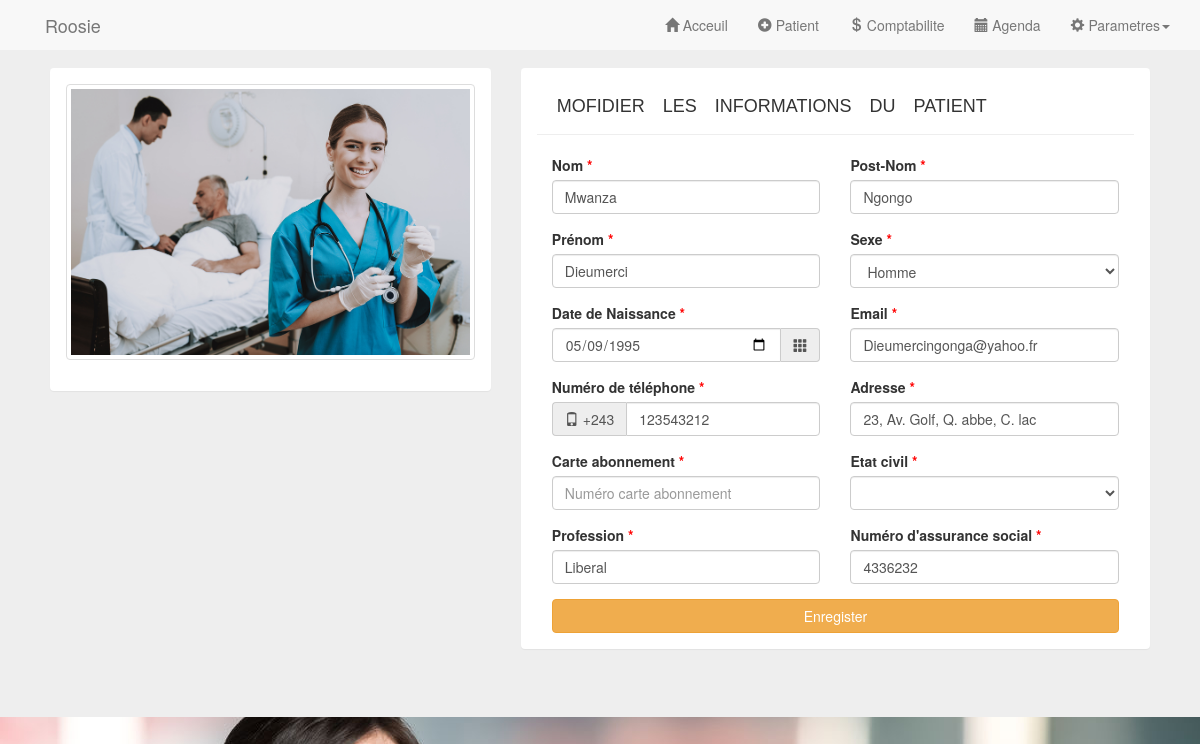
The app's page /controller/patient/update-patient.php?id=000000002 (signed in) with its own data.
### tables this page shows
CREATE TABLE IF NOT EXISTS `tb_patient` (
  `id` int(9) UNSIGNED ZEROFILL NOT NULL AUTO_INCREMENT,
  `nom` varchar(70) NOT NULL,
  `postNom` varchar(75) NOT NULL,
  `prenom` varchar(65) NOT NULL,
  `email` varchar(150) NOT NULL,
  `sexe` varchar(9) NOT NULL,
  `dateNaissance` date NOT NULL,
  `numTel` int(14) NOT NULL,
  `adresse` varchar(255) DEFAULT NULL,
  `profession` varchar(60) NOT NULL,
  `statutMatrimonial` varchar(35) DEFAULT NULL,
  `numAssurance` int(11) NOT NULL,
  PRIMARY KEY (`id`),
  UNIQUE KEY `email` (`email`),
  UNIQUE KEY `num_tel` (`numTel`)
);

### model/bd/PDO2.class.php (called while the page is built, shortened)
<?php
	class PDO2 extends PDO
	{
		private static $_instance;
		public static function getInstance()
		{
			if(!isset(self::$_instance))
			{
				try{
					self::$_instance = new PDO(SQL_DSN, SQL_USERNAME, SQL_PASSWORD);
					self::$_instance->setAttribute(PDO::ATTR_ERRMODE, PDO::ERRMODE_EXCEPTION);
				}catch(Exception $e){
					die("Erreur : " .$e->getMessage());
				}
			}
			return self::$_instance;
		}
	}
?>

### model/manager/PatientManager.class.php (called while the page is built, shortened)
<?php
	class PatientManager
	{
		private $_bd;
		public function __construct($bd)
		{
			$this->_bd = $bd;
		}
		public function find($id)
		{
			$id = (int) $id;
			$q = $this->_bd->query('SELECT * FROM tb_patient WHERE id = '. $id) or die(print_r($this->$_bd->errorInfo()));
			if (($q->rowCount()) > 0)
			{
				$donnees = $q->fetch(PDO::FETCH_ASSOC);
				return new Patient($donnees);
			}
		}
	}
?>

### model/repositories/Personne.class.php (called while the page is built, shortened)
<?php
	abstract class Personne
	{
		protected $_nom;
		protected $_postNom;
		protected $_prenom;
		protected $_sexe;
		protected $_dateNaissance;
		protected $_numTel;
		protected $_adresse;
		protected $_email;
		protected $_statutMatrimonial;
		protected $_profession;
		protected $_numAssurance;
		public function hydrate(array $donnees)
		{
			foreach ($donnees as $key => $value)
			{
				$method = 'set'.ucfirst($key);
			}
		}
	    public function setId($_id)
	    {
	        return $this;
	    }
	    public function getNom()
	    {
	        return $this->_nom;
	    }
	    public function setNom($_nom)
	    {
	        $this->_nom = $_nom;
	        return $this;
	    }
	    public function getPostNom()
	    {
	        return $this->_postNom;
	    }
	    public function setPostNom($_postNom)
	    {
	        $this->_postNom = $_postNom;
	        return $this;
	    }
	    public function getPrenom()
	    {
	        return $this->_prenom;
	    }
	    public function setPrenom($_prenom)
	    {
	        $this->_prenom = $_prenom;
	        return $this;
	    }
	    public function getSexe()
	    {
	        return $this->_sexe;
	    }
	    public function setSexe($_sexe)
	    {
	        $this->_sexe = $_sexe;
	        return $this;
	    }
	    public function getDateNaissance()
	    {
	        return $this->_dateNaissance;
	    }
	    public function setDateNaissance($_dateNaissance)
	    {
	        $this->_dateNaissance = $_dateNaissance;
	        return $this;
	    }
	    public function getNumTel()
	    {
	        return $this->_numTel;
	    }
	    public function setNumTel($_numTel)
	    {
	        $this->_numTel = $_numTel;
	        return $this;
	    }
	    public function getAdresse()
	    {
	        return $this->_adresse;
	    }
	    public function setAdresse($_adresse)
	    {
	        $this->_adresse = $_adresse;
	        return $this;
	    }
	    public function getEmail()
	    {
	        return $this->_email;
	    }
	    public function setEmail($_email)
	    {
	        $this->_email = $_email;
	        return $this;
	    }
	    public function getStatutMatrimonial()
	    {
	        return $this->_statutMatrimonial;
	    }
	    public function setStatutMatrimonial($_statutMatrimonial)
	    {
	        $this->_statutMatrimonial = $_statutMatrimonial;
	        return $this;
	    }
	    public function getProfession()
	    {
	        return $this->_profession;
	    }
	    public function setProfession($_profession)
	    {
	        $this->_profession = $_profession;
	        return $this;
	    }
	    public function getNumAssurance()
	    {
	        return $this->_numAssurance;
	    }
	    public function setNumAssurance($_numAssurance)
	    {
	        $this->_numAssurance = $_numAssurance;
	        return $this;
	    }
	}
?>

### model/repositories/Patient.class.php (called while the page is built, shortened)
<?php
	require_once 'Personne.class.php';
	class Patient extends Personne
	{
		protected $_numCarteAbonnement;
	    public function getNumCarteAbonnement()
	    {
	        return $this->_numCarteAbonnement;
	    }
	}
?>

### views/update-patient.php (the view, shortened to what this page needs)
<!DOCTYPE html>
<html>
	<head>
		<?php
			include 'template/fichier-en-tete.php';
		?>
	</head>
	<body>
		<div class="jumbotron">
			<div class="container">
				<div id="bloc-page">
					<?php
						include 'template/en-tete.php';
					?>
					<section class="row">
						<div class="col-sm-5">
							<div class="panel panel-body">
								<p>
									<img src="../../views/assets/images/infirmière-en-prévention.JPG" class="img-thumbnail"/>
								</p>
							</div>
						</div>
						<div class="col-sm-7">
							<div class="panel panel-body">
								<div class="bto-">
									<h4 class="title-add-patient">Mofidier les informations du patient</h4>
									<hr>
								</div>
								<form method="post" action="">
									<div class="col-xs-12 col-sm-12 col-md-12 col-lg-12">
										<div class="form-group row">
											<div class="col-xs-12 col-sm-12 col-md-6 col-lg-6">
												<label>Nom<span class="etoile"> *</span></label>
												<input type="text" name="nom" class="form-control" placeholder="Nom" required="" aria-required="true" value="<?php echo ucfirst($patient->getNom()); ?>">
											</div>
											<div class="col-xs-12 col-sm-12 col-md-6 col-lg-6">
												<label>Post-Nom<span class="etoile"> *</span></label>
												<input type="text" name="postNom" class="form-control" placeholder="Post-Nom" required="" aria-required="true" value="<?php echo ucfirst($patient->getPostNom()); ?>">
											</div>
										</div>
										<div class="form-group row">
											<div class="col-xs-12 col-sm-12 col-md-6 col-lg-6">
												<label>Prénom<span class="etoile"> *</span></label>
												<input type="text" name="prenom" class="form-control" placeholder="Prénom" required="" aria-required="true" value="<?php echo ucfirst($patient->getPrenom()); ?>">
											</div>
											<div class="col-xs-12 col-sm-12 col-md-6 col-lg-6">
												<label>Sexe<span class="etoile"> *</span></label>
												<select class="form-control" name="sexe" required="">
													<option value="<?php echo ucfirst($patient->getSexe()); ?>" selected><?php echo ucfirst($patient->getSexe()); ?></option>
												</select>
											</div>
										</div>
										<div class="form-group row">
											<div class="col-xs-12 col-sm-12 col-md-6 col-lg-6">
												<label>Date de Naissance<span class="etoile"> *</span></label>
												<div class="input-group">
													<input type="date" name="dateNaissance" class="form-control" required="" aria-required="true" value="<?php echo ucfirst($patient->getDateNaissance()); ?>">
													<div class="input-group-addon">
														<span class="glyphicon glyphicon-th"></span>
													</div>
												</div>
											</div>
											<div class="col-xs-12 col-sm-12 col-md-6 col-lg-6">
												<label>Email<span class="etoile"> *</span></label>
												<input type="email" name="email" class="form-control" placeholder="Adresse e-mail" required="" aria-required="true" value="<?php echo ucfirst($patient->getEmail()); ?>">
											</div>
										</div>
										<div class="form-group row">
											<div class="col-xs-12 col-sm-12 col-md-6 col-lg-6">
												<label>Numéro de téléphone<span class="etoile"> *</span></label>
												<div class="input-group">
													<div class="input-group-addon">
														<span class="glyphicon glyphicon-phone"></span>
														+243 </div>
														<input type="text" name="num_tel" class="form-control" placeholder="Numéro de téléphone" required="" aria-required="true" value="<?php echo ucfirst($patient->getNumTel()); ?>">
												</div>
											</div>
											<div class="col-xs-12 col-sm-12 col-md-6 col-lg-6">
												<label>Adresse<span class="etoile"> *</span></label>
												<input type="text" name="adresse" class="form-control" placeholder="Adresse" required="" aria-required="true" value="<?php echo ucfirst($patient->getAdresse()); ?>">
											</div>
										</div>
										<div class="form-group row">
											<div class="col-xs-12 col-sm-12 col-md-6 col-lg-6">
												<label>Carte abonnement<span class="etoile"> *</span></label>
												<input type="text" name="carteAbonnement" class="form-control" placeholder="Numéro carte abonnement" required="" aria-required="true" value="<?php echo ucfirst($patient->getNumCarteAbonnement()); ?>">
											</div>
											<div class="col-xs-12 col-sm-12 col-md-6 col-lg-6">
												<label>Etat civil<span class="etoile"> *</span></label>
												<select class="form-control" name="etatCivil" required="">
													<option value="<?php echo ucfirst($patient->getStatutMatrimonial()); ?>"><?php echo ucfirst($patient->getStatutMatrimonial()); ?></option>
													<option value="celibataire">Célibataire</option>
												</select>
											</div>
										</div>
										<div class="form-group row">
											<div class="col-xs-12 col-sm-12 col-md-6 col-lg-6">
												<label>Profession<span class="etoile"> *</span></label>
												<input type="text" name="profession" class="form-control" placeholder="Profession" required="" aria-required="true" value="<?php echo ucfirst($patient->getProfession()); ?>">
											</div>
											<div class="col-xs-12 col-sm-12 col-md-6 col-lg-6">
												<label>Numéro d'assurance social<span class="etoile"> *</span></label>
												<input type="text" name="numAssurance" class="form-control" placeholder="Numéro d'assurance social" required="" aria-required="true" value="<?php echo ucfirst($patient->getNumAssurance()); ?>">
											</div>
										</div>
											<button type="submit" class="col-xs-12 col-sm-12 col-lg-12 col-md-12 btn btn-default btn-warning" name="modifier">Enregister</button>
									</div>
								</form>
							</div>
						</div>
					</section>
				</div>
			</div>
		</div>
	</body>
</html>

### views/assets/css/style.css (style rules this page uses)
#bloc-page { margin: auto; width: 1100px; }
section { padding-top: 20px; }
.title-add-patient { padding-left: 20px; text-transform: uppercase; }
.etoile { color: red; }
h4 { font-family: 'MaPolicePerso', Arial, serif; }

### views/assets/css/style-connexion.css (style rules this page uses)
body { background-image: url('../images/smiling-medical-worker.JPG'); background-attachment: fixed; background-repeat: repeat; background-position: top center; }

### records on screen
tb_patient: nom "Mwanza", postNom "Ngongo", prenom "Dieumerci", sexe "Homme", dateNaissance "05/09/1995", email "Dieumercingonga@yahoo.fr", num_tel "123543212", adresse "23, Av. Golf, Q. abbe, C. lac", profession "Liberal", numAssurance "4336232"
